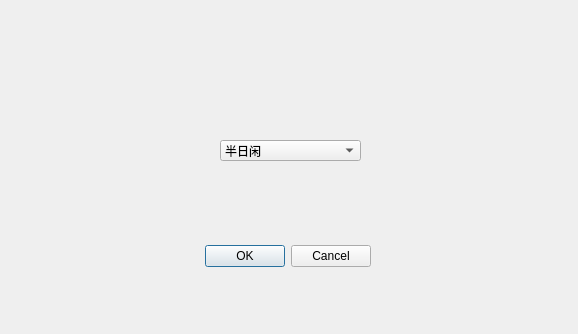
<?xml version="1.0" encoding="UTF-8"?>
<ui version="4.0">
 <class>addclasstable</class>
 <widget class="QDialog" name="addclasstable">
  <property name="geometry">
   <rect>
    <x>0</x>
    <y>0</y>
    <width>578</width>
    <height>334</height>
   </rect>
  </property>
  <property name="windowTitle">
   <string>Dialog</string>
  </property>
  <widget class="QDialogButtonBox" name="buttonBox">
   <property name="geometry">
    <rect>
     <x>200</x>
     <y>240</y>
     <width>171</width>
     <height>32</height>
    </rect>
   </property>
   <property name="orientation">
    <enum>Qt::Orientation::Horizontal</enum>
   </property>
   <property name="standardButtons">
    <set>QDialogButtonBox::StandardButton::Cancel|QDialogButtonBox::StandardButton::Ok</set>
   </property>
  </widget>
  <widget class="QComboBox" name="classcomboBox">
   <property name="geometry">
    <rect>
     <x>220</x>
     <y>140</y>
     <width>141</width>
     <height>21</height>
    </rect>
   </property>
   <item>
    <property name="text">
     <string>半日闲</string>
    </property>
   </item>
  </widget>
 </widget>
 <resources/>
 <connections>
  <connection>
   <sender>buttonBox</sender>
   <signal>accepted()</signal>
   <receiver>addclasstable</receiver>
   <slot>accept()</slot>
   <hints>
    <hint type="sourcelabel">
     <x>248</x>
     <y>254</y>
    </hint>
    <hint type="destinationlabel">
     <x>157</x>
     <y>274</y>
    </hint>
   </hints>
  </connection>
  <connection>
   <sender>buttonBox</sender>
   <signal>rejected()</signal>
   <receiver>addclasstable</receiver>
   <slot>reject()</slot>
   <hints>
    <hint type="sourcelabel">
     <x>316</x>
     <y>260</y>
    </hint>
    <hint type="destinationlabel">
     <x>286</x>
     <y>274</y>
    </hint>
   </hints>
  </connection>
 </connections>
</ui>
